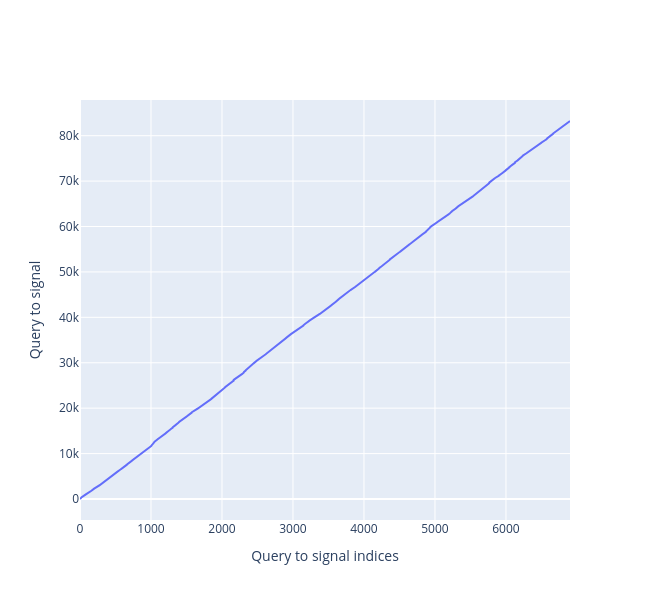

Notebook cell for this chart:
### Markdown cell above
The reference and query knots make up a curve where each index of the reference sequence corresponds to a index in the query sequence.



When interpolating x-values 0 to the length of the reference sequence, we can extract the indices of the corresponding intervals on the query sequence.

Conveniently we can translate indices of the

### Code cell
fig = go.Figure()
fig.add_trace(
    go.Scatter(x=np.arange(query_to_signal.size), y=query_to_signal, mode='lines')
)

fig.update_layout(
    xaxis_title="Query to signal indices",
    yaxis_title="Query to signal",
    width=650,
    height=600
)

fig.show()

### Figure 1 — Plotly figure (JSON) as saved in the notebook; plotly's stock layout.template omitted (floating-point values rounded to 4 significant figures; data arrays with more than 128 entries replaced by an {"elided": "..."} marker saying what was removed)
{"data": [{"mode": "lines", "type": "scatter", "x": {"elided": "6903 int values"}, "y": {"elided": "6903 int values"}}], "layout": {"height": 600, "width": 650, "xaxis": {"title": {"text": "Query to signal indices"}}, "yaxis": {"title": {"text": "Query to signal"}}}}
